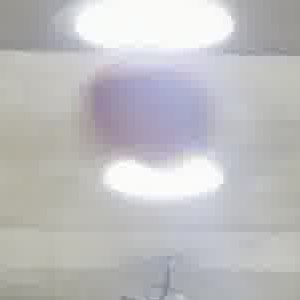
#> input picture Project01/src/images/basketball_crop.jpg, 300 x 300 px, found by its file name
$ python assignment02.py
#> lines starting #> are read from the running program, lines starting #| are printed output that depends on the picture; after the words box and inside, x2 and y2 are one past the last pixel; in counts of white or black regions, pixels touching at a corner belong together
import cv2
import numpy as np
import matplotlib.pyplot as plt

# 1. 원본 이미지 불러오기
from pathlib import Path

# 현재 Python 파일 위치
BASE_DIR = Path(__file__).resolve().parent

# 실습 폴더의 이미지 경로
image_path = BASE_DIR.parent/ "실습" / "src" / "images" / "basketball_crop.jpg"

basketball = cv2.imread(str(image_path))
#> basketball is the input picture: shape (300, 300, 3); mean B, G, R 191.8, 190.1, 190.6

basketball_rgb = cv2.cvtColor(basketball, cv2.COLOR_BGR2RGB)
# LAB 색공간 변환 및 Binary Mask 생성
basketball_lab = cv2.cvtColor(basketball, cv2.COLOR_BGR2LAB)
#> basketball_lab: shape (300, 300, 3); mean of channels 0, 1, 2 196.5, 128.6, 127.2

lower_lab = np.array([70, 130, 70])
upper_lab = np.array([180, 230, 185])

mask_lab = cv2.inRange(basketball_lab, lower_lab, upper_lab)
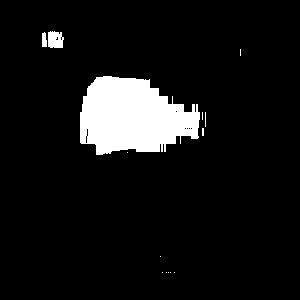
#> mask_lab: shape (300, 300); 8% white; 14 white regions (11 under 20 px), largest, box (x1, y1, x2, y2) and area: (80, 76, 200, 155) 6881, (48, 31, 64, 48) 229, (42, 32, 47, 47) 64


# TODO 1: Morphological operation을 적용하여 최종 binary mask 생성
kernel = cv2.getStructuringElement(cv2.MORPH_ELLIPSE, (5, 5))

mask_final = cv2.morphologyEx(mask_lab, cv2.MORPH_OPEN, kernel)
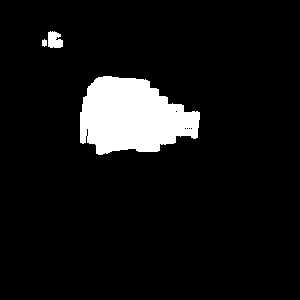
#> mask_final: shape (300, 300); 7.8% white; 3 white regions


# TODO 2: Binary mask로 외곽선 검출
contours, _ = cv2.findContours(
    mask_final, cv2.RETR_EXTERNAL, cv2.CHAIN_APPROX_SIMPLE
)
#> contours = 3 contours; box (x1, y1, x2, y2) and area: (80, 76, 200, 155) 6593, (48, 31, 63, 48) 176, (42, 39, 47, 47) 22


# TODO 3: 최종 농구공 영역 및 외곽선 선택
ball_mask = np.zeros_like(mask_final)
contour_result = basketball_rgb.copy()

if contours:
    ball_contour = max(contours, key=cv2.contourArea)
#> ball_contour = contour of 133 points, box (x1, y1, x2, y2) (80, 76, 200, 155), area 6593

    cv2.drawContours(ball_mask, [ball_contour], -1, 255, -1)
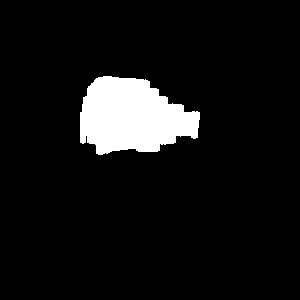
#> ball_mask: shape (300, 300); 7.5% white; 1 white region, box (x1, y1, x2, y2) and area: (80, 76, 200, 155) 6780
    cv2.drawContours(contour_result, [ball_contour], -1, (0, 255, 0), 2)
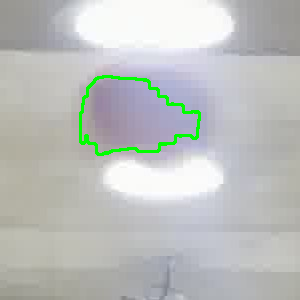
#> contour_result: shape (300, 300, 3); mean R, G, B 188.3, 191.3, 189.3

final_result = cv2.bitwise_and(
    basketball_rgb, basketball_rgb, mask=ball_mask
)
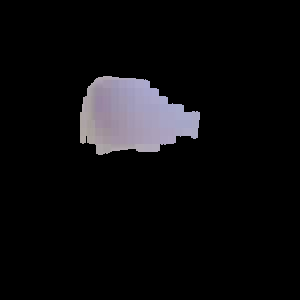
#> final_result: shape (300, 300, 3); mean R, G, B 12.5, 11.9, 13.5


# 6. 결과 시각화
plt.figure(figsize=(16, 8))

plt.subplot(2, 2, 1), plt.imshow(basketball_rgb), plt.title("Original")

plt.subplot(2, 2, 2), plt.imshow(mask_lab, cmap="gray"), plt.title("LAB Mask")

plt.subplot(2, 2, 3), plt.imshow(mask_final, cmap="gray"), plt.title("Final Mask")

plt.subplot(2, 2, 4), plt.imshow(final_result), plt.title("Final Basketball")

for ax in plt.gcf().axes:
    ax.axis("off")

plt.tight_layout()
plt.show()
